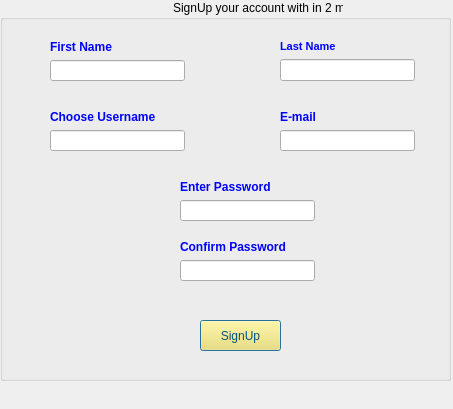
<?xml version="1.0" encoding="UTF-8"?>
<ui version="4.0">
 <class>CreateAccount</class>
 <widget class="QDialog" name="CreateAccount">
  <property name="geometry">
   <rect>
    <x>0</x>
    <y>0</y>
    <width>453</width>
    <height>409</height>
   </rect>
  </property>
  <property name="windowTitle">
   <string>Dialog</string>
  </property>
  <widget class="QGroupBox" name="groupBox">
   <property name="geometry">
    <rect>
     <x>0</x>
     <y>0</y>
     <width>451</width>
     <height>381</height>
    </rect>
   </property>
   <property name="sizePolicy">
    <sizepolicy hsizetype="Fixed" vsizetype="Fixed">
     <horstretch>0</horstretch>
     <verstretch>0</verstretch>
    </sizepolicy>
   </property>
   <property name="maximumSize">
    <size>
     <width>16777215</width>
     <height>16777215</height>
    </size>
   </property>
   <property name="title">
    <string>                                                    SignUp your account with in 2 min </string>
   </property>
   <widget class="QPushButton" name="pushButton">
    <property name="geometry">
     <rect>
      <x>200</x>
      <y>320</y>
      <width>81</width>
      <height>31</height>
     </rect>
    </property>
    <property name="styleSheet">
     <string notr="true">font: 75 10pt &quot;MS Shell Dlg 2&quot;;
background-color: rgb(255, 227, 85);
color: rgb(0, 85, 127);</string>
    </property>
    <property name="text">
     <string>SignUp</string>
    </property>
   </widget>
   <widget class="QWidget" name="">
    <property name="geometry">
     <rect>
      <x>280</x>
      <y>40</y>
      <width>135</width>
      <height>41</height>
     </rect>
    </property>
    <layout class="QVBoxLayout" name="verticalLayout">
     <item>
      <widget class="QLabel" name="label_2">
       <property name="text">
        <string>&lt;!DOCTYPE HTML PUBLIC &quot;-//W3C//DTD HTML 4.0//EN&quot; &quot;http://www.w3.org/TR/REC-html40/strict.dtd&quot;&gt;
&lt;html&gt;&lt;head&gt;&lt;meta name=&quot;qrichtext&quot; content=&quot;1&quot; /&gt;&lt;style type=&quot;text/css&quot;&gt;
p, li { white-space: pre-wrap; }
&lt;/style&gt;&lt;/head&gt;&lt;body style=&quot; font-family:'MS Shell Dlg 2'; font-size:8pt; font-weight:400; font-style:normal;&quot;&gt;
&lt;p style=&quot; margin-top:12px; margin-bottom:12px; margin-left:0px; margin-right:0px; -qt-block-indent:0; text-indent:0px;&quot;&gt;&lt;span style=&quot; font-weight:600; color:#0000ff;&quot;&gt;Last Name&lt;/span&gt;&lt;/p&gt;&lt;/body&gt;&lt;/html&gt;</string>
       </property>
      </widget>
     </item>
     <item>
      <widget class="QLineEdit" name="lastname"/>
     </item>
    </layout>
   </widget>
   <widget class="QWidget" name="">
    <property name="geometry">
     <rect>
      <x>280</x>
      <y>110</y>
      <width>135</width>
      <height>41</height>
     </rect>
    </property>
    <layout class="QVBoxLayout" name="verticalLayout_2">
     <item>
      <widget class="QLabel" name="label_4">
       <property name="text">
        <string>&lt;html&gt;&lt;head/&gt;&lt;body&gt;&lt;p&gt;&lt;span style=&quot; font-weight:600; color:#0000ff;&quot;&gt;E-mail&lt;/span&gt;&lt;/p&gt;&lt;/body&gt;&lt;/html&gt;</string>
       </property>
      </widget>
     </item>
     <item>
      <widget class="QLineEdit" name="email"/>
     </item>
    </layout>
   </widget>
   <widget class="QWidget" name="">
    <property name="geometry">
     <rect>
      <x>50</x>
      <y>110</y>
      <width>135</width>
      <height>41</height>
     </rect>
    </property>
    <layout class="QVBoxLayout" name="verticalLayout_3">
     <item>
      <widget class="QLabel" name="label_3">
       <property name="text">
        <string>&lt;html&gt;&lt;head/&gt;&lt;body&gt;&lt;p&gt;&lt;span style=&quot; font-weight:600; color:#0000ff;&quot;&gt;Choose Username&lt;/span&gt;&lt;/p&gt;&lt;/body&gt;&lt;/html&gt;</string>
       </property>
      </widget>
     </item>
     <item>
      <widget class="QLineEdit" name="username"/>
     </item>
    </layout>
   </widget>
   <widget class="QWidget" name="">
    <property name="geometry">
     <rect>
      <x>50</x>
      <y>40</y>
      <width>135</width>
      <height>41</height>
     </rect>
    </property>
    <layout class="QVBoxLayout" name="verticalLayout_4">
     <item>
      <widget class="QLabel" name="label">
       <property name="text">
        <string>&lt;html&gt;&lt;head/&gt;&lt;body&gt;&lt;p&gt;&lt;span style=&quot; font-weight:600; color:#0000ff;&quot;&gt;First Name&lt;/span&gt;&lt;/p&gt;&lt;/body&gt;&lt;/html&gt;</string>
       </property>
      </widget>
     </item>
     <item>
      <widget class="QLineEdit" name="firstname"/>
     </item>
    </layout>
   </widget>
   <widget class="QWidget" name="">
    <property name="geometry">
     <rect>
      <x>180</x>
      <y>180</y>
      <width>135</width>
      <height>41</height>
     </rect>
    </property>
    <layout class="QVBoxLayout" name="verticalLayout_5">
     <item>
      <widget class="QLabel" name="label_5">
       <property name="text">
        <string>&lt;html&gt;&lt;head/&gt;&lt;body&gt;&lt;p&gt;&lt;span style=&quot; font-weight:600; color:#0000ff;&quot;&gt;Enter Password&lt;/span&gt;&lt;/p&gt;&lt;/body&gt;&lt;/html&gt;</string>
       </property>
      </widget>
     </item>
     <item>
      <widget class="QLineEdit" name="password">
       <property name="echoMode">
        <enum>QLineEdit::PasswordEchoOnEdit</enum>
       </property>
      </widget>
     </item>
    </layout>
   </widget>
   <widget class="QWidget" name="">
    <property name="geometry">
     <rect>
      <x>180</x>
      <y>240</y>
      <width>135</width>
      <height>41</height>
     </rect>
    </property>
    <layout class="QVBoxLayout" name="verticalLayout_6">
     <item>
      <widget class="QLabel" name="label_6">
       <property name="text">
        <string>&lt;html&gt;&lt;head/&gt;&lt;body&gt;&lt;p&gt;&lt;span style=&quot; font-weight:600; color:#0000ff;&quot;&gt;Confirm Password&lt;/span&gt;&lt;/p&gt;&lt;/body&gt;&lt;/html&gt;</string>
       </property>
      </widget>
     </item>
     <item>
      <widget class="QLineEdit" name="conformpassword">
       <property name="echoMode">
        <enum>QLineEdit::Password</enum>
       </property>
      </widget>
     </item>
    </layout>
   </widget>
   <zorder>label</zorder>
   <zorder>label_2</zorder>
   <zorder>firstname</zorder>
   <zorder>lastname</zorder>
   <zorder>label_3</zorder>
   <zorder>username</zorder>
   <zorder>label_4</zorder>
   <zorder>email</zorder>
   <zorder>label_5</zorder>
   <zorder>password</zorder>
   <zorder>label_6</zorder>
   <zorder>conformpassword</zorder>
   <zorder>pushButton</zorder>
  </widget>
 </widget>
 <resources/>
 <connections/>
</ui>
